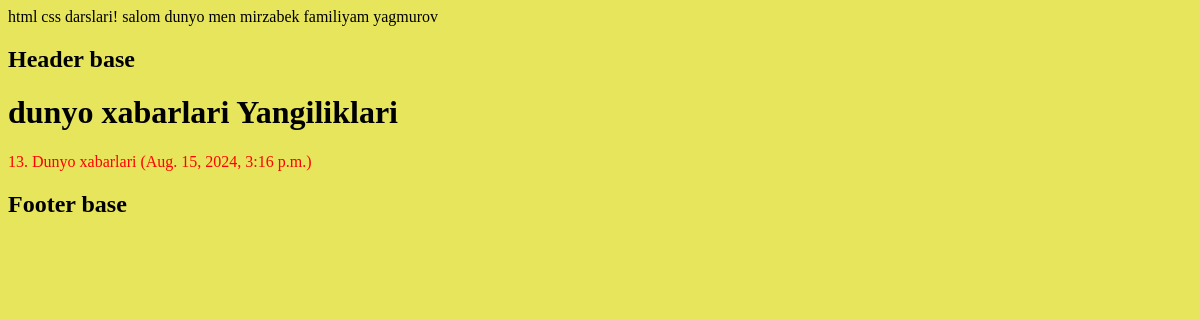
The page /category/dunyo-xabarlari on the database its author committed.
### home/models.py (models this page shows, shortened)
class Category(models.Model):
    name=models.CharField(max_length=200)
    slug=models.SlugField(null=True)

class Article(models.Model):
    user=models.ForeignKey(User, on_delete=models.CASCADE, blank=True)
    title=models.CharField(max_length=200)
    subtitle=models.CharField(max_length=300)
    slug=models.SlugField(null=True, blank=True)
    category=models.ForeignKey(Category, on_delete=models.CASCADE, null=True, related_name='articles')
    desc=models.TextField()
    photo=models.ImageField(upload_to='articles/')
    tags=models.CharField(max_length=100, null=True, blank=True)
    views=models.PositiveIntegerField(null=True, default=0)
    created_at=models.DateTimeField(auto_now_add=True, verbose_name="Yuklangan vaqti! ")
    updated_at=models.DateTimeField(auto_now=True, verbose_name="Taxrirlangan vaqti! ", null=True, )
    class Meta:
        db_table='articles'
        indexes=[
            models.Index(fields=['title', 'subtitle'])
        ]

### home/views.py (the view)
# urls.py: path('category/<str:slug>', category_articles,name='category-articles'),
def category_articles(request, slug):
    category=get_object_or_404(Category, slug=slug)
    articles=category.articles.all()
    context={
        'category':category,
        'articles':articles
    }
    return render(request,'category_articles.html', context)

### templates/category_articles.html
{% extends "base.html" %}
{%block content%}
        <h1>{{category.name}} Yangiliklari </h1>
{% for article in articles %}
<a href="{% url 'article-detail'  article.slug %}">
        <p> {{article.id}}. {{article.title}} ({{article.created_at}}) </p>
</a>
         {% endfor %}
{%endblock content%}

### static/style.css (style rules this page uses)
body { background-color: #e7e55b; }
a { color: #ff0000; text-decoration: none; }

### rows shown on the page
Category: name "dunyo xabarlari"
Article: id "13", title "Dunyo xabarlari", created_at "Aug. 15, 2024, 3:16 p.m."
